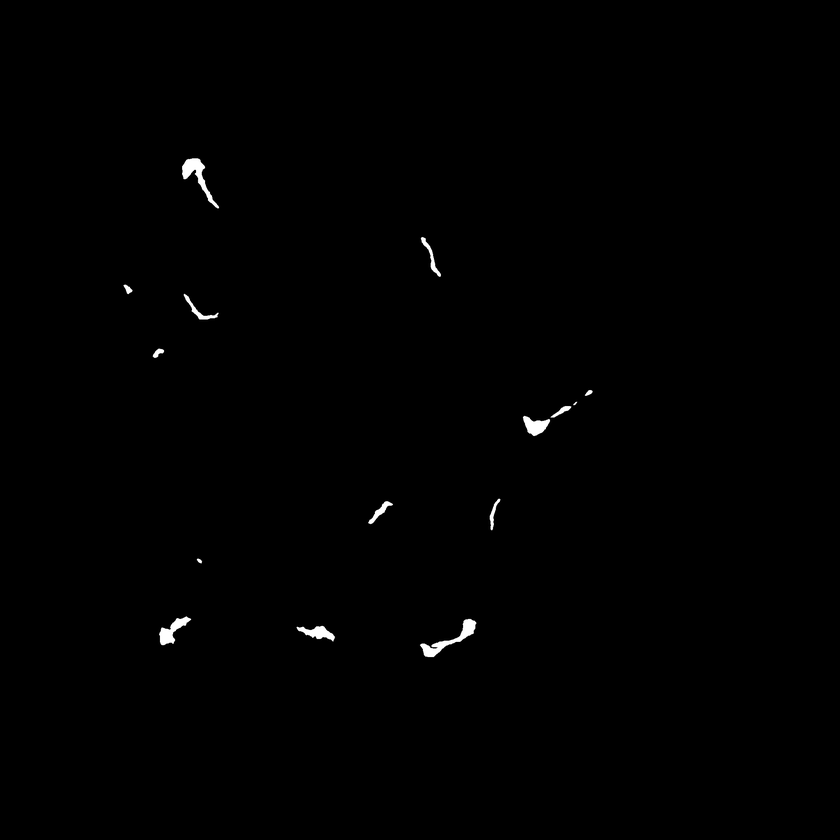
#> input picture eval_bundle/d007_oof_bin/img_0034.png, 840 x 840 px, shrunk from 2048 x 2048 before the run, given as the content of the folder ../../../eval_bundle/d007_oof_bin/img_0034.png, which was not available
$ python merge_barb_predictions.py ../../../eval_bundle/d007_oof_bin/img_0034.png
#> lines starting #> are read from the running program, lines starting #| are printed output that depends on the picture; after the words box and inside, x2 and y2 are one past the last pixel; in counts of white or black regions, pixels touching at a corner belong together
"""Merge a 3-class (background / filament / barb) prediction directory into a binary one.

⛔ WHY THIS IS EXPLICIT RATHER THAN IMPLICIT. `score_arm_pq.py` reads `>0` as foreground, so a
3-class prediction would already score its barb class as foreground -- but only by accident of that
convention. A future change to either side would silently alter what the arm means. The barb class
is SUPERVISION, not a scored output, so the merge is made explicit and the arm is measured against
exactly the binary reference every other arm uses.

Usage: python merge_barb_predictions.py <fold_dir>/validation [--expect N]
Writes <fold_dir>/validation_binary. The expected prediction count is that fold's own validation
split size, read from the dataset's splits_final.json; --expect overrides it.
"""
import argparse, glob, json, os, re, shutil, sys
import numpy as np
from PIL import Image

from filament_paths import NNUNET_PREPROCESSED


def expected_count(src):
    """The validation-split size of the fold `src` belongs to, or None if the path does not name one.

    The fold sizes differ (707 = 142+142+141+141+141), so the count cannot be a constant: it comes from the split the
    fold was trained on, which is the only source that knows the right number.
    """
    m = re.search(r"/(Dataset\d+_[^/]+)/[^/]+/fold_(\d+)[^/]*/validation$",
                  os.path.abspath(src).rstrip("/"))
    if not m:
        return None
    ds, k = m.group(1), int(m.group(2))
    p = NNUNET_PREPROCESSED / ds / "splits_final.json"
    if not p.exists():
        return None
    s = json.loads(p.read_text())
    return len(s[k]["val"]) if k < len(s) else None


def main():
    ap = argparse.ArgumentParser()
    ap.add_argument("src")
    ap.add_argument("--expect", type=int, default=None,
                    help="expected prediction count (default: the fold's validation-split size)")
    a = ap.parse_args()
    src = a.src.rstrip("/")
    dst = src + "_binary"
    tmp = dst + ".partial"
    shutil.rmtree(tmp, ignore_errors=True)
    os.makedirs(tmp)
    n = 0
    seen = set()
    for f in sorted(glob.glob(os.path.join(src, "*.png"))):
        arr = np.asarray(Image.open(f))
#> arr is the input picture: shape (840, 840); min 0, max 255, mean 1
        if arr.ndim == 3:
            arr = arr[..., 0]
        seen.update(np.unique(arr).tolist())
        Image.fromarray((arr > 0).astype(np.uint8), mode="L").save(os.path.join(tmp, os.path.basename(f)))
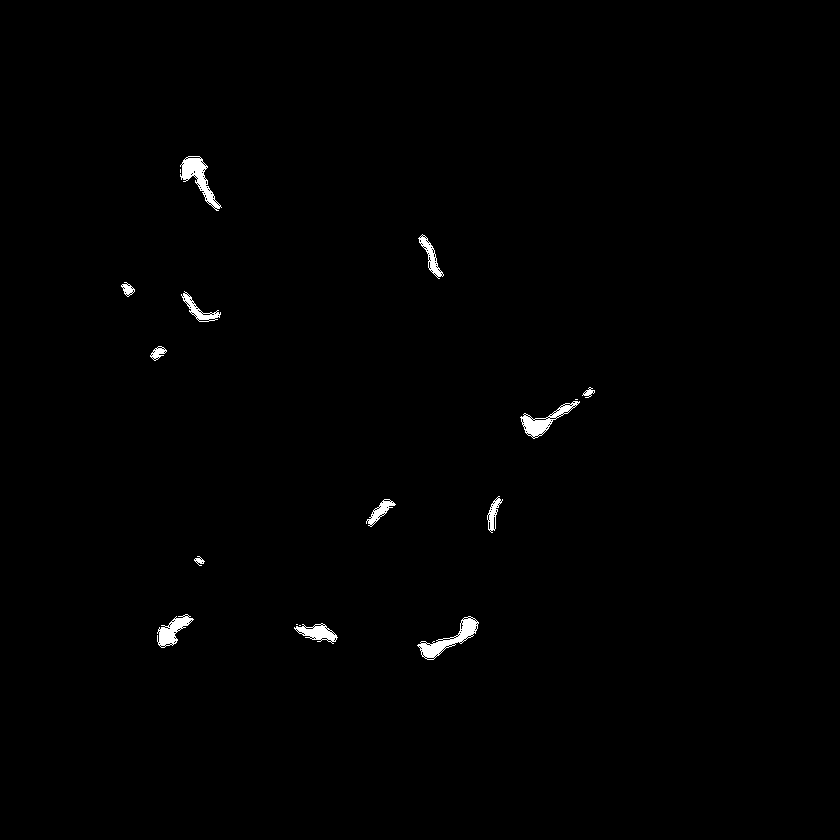
#> saved as img_0034.png: PIL image 840x840 L; values 0 (black) and 1 (white), 0.66% white; 17 white regions (4 under 20 px), largest, box (x1, y1, x2, y2) and area: (417, 616, 479, 660) 783, (180, 156, 222, 211) 750, (520, 401, 580, 439) 636
        n += 1
    print(f"  merged {n} predictions -> {dst}; source label values seen: {sorted(seen)}")
#> (printed output is left out)

    # ⛔ AN INFRASTRUCTURE FAILURE MUST NOT BE READABLE AS A SCIENTIFIC VERDICT. Run on a nonexistent
    # directory the previous version printed "no class-2 pixels anywhere -- read that as the arm's
    # result, not as a merge failure" and exited 0. That is the inversion of the defect score_arm_pq.py
    # was built to prevent: zero inputs instructing the reader to treat the emptiness as the finding.
    # And a refused merge must leave NO output behind: a chain that skips the merge when the output
    # directory exists would otherwise accept a partial set on its next pass.
    if n == 0:
        shutil.rmtree(tmp, ignore_errors=True)
        sys.exit(f"REFUSING: {src} contained no predictions. This is a MERGE FAILURE, not an arm result.")
    exp = a.expect if a.expect is not None else expected_count(src)
    how = "--expect" if a.expect is not None else "this fold's validation split"
    if exp is None:
        exp, how = 142, "FALLBACK -- the path names no fold of a dataset with a splits_final.json, so fold 0's 142 is assumed"
    if n != exp:
        shutil.rmtree(tmp, ignore_errors=True)
#> (the run stopped early here; a loop or call above may not have finished)

$ run again, on eval_bundle/d007_oof_bin/img_0038.png
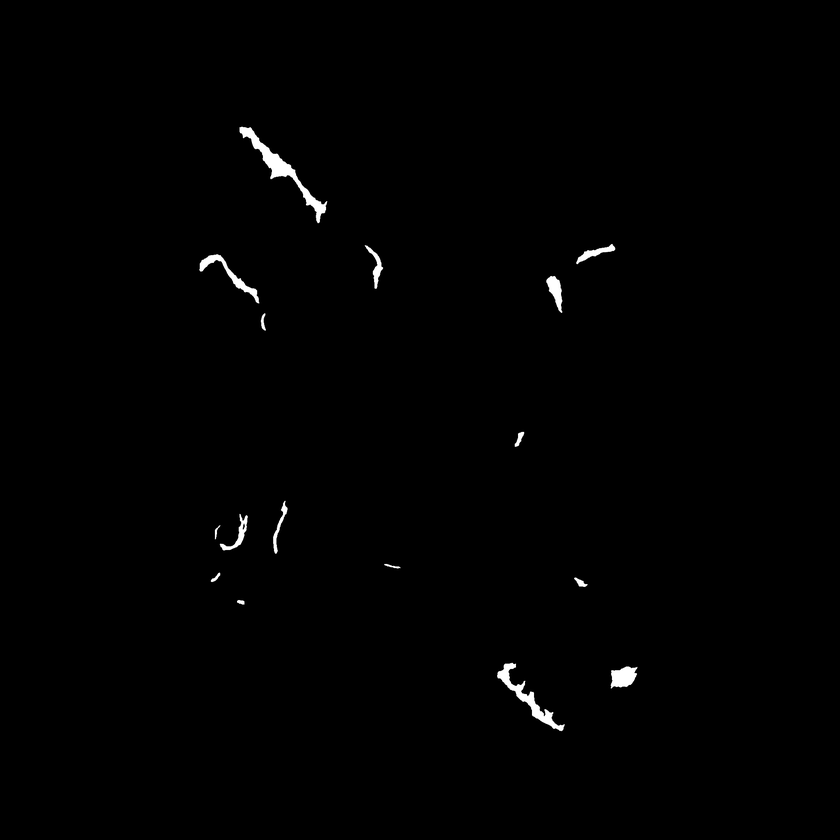
#> input picture eval_bundle/d007_oof_bin/img_0038.png, 840 x 840 px, shrunk from 2048 x 2048 before the run, given as the content of the folder ../../../eval_bundle/d007_oof_bin/img_0038.png, which was not available
#> in main, arr is the input picture: shape (840, 840); min 0, max 255, mean 1.6
#> in main, `Image.fromarray((arr > 0).astype(np.uint8), mode="L").save(os.path.joi..`:
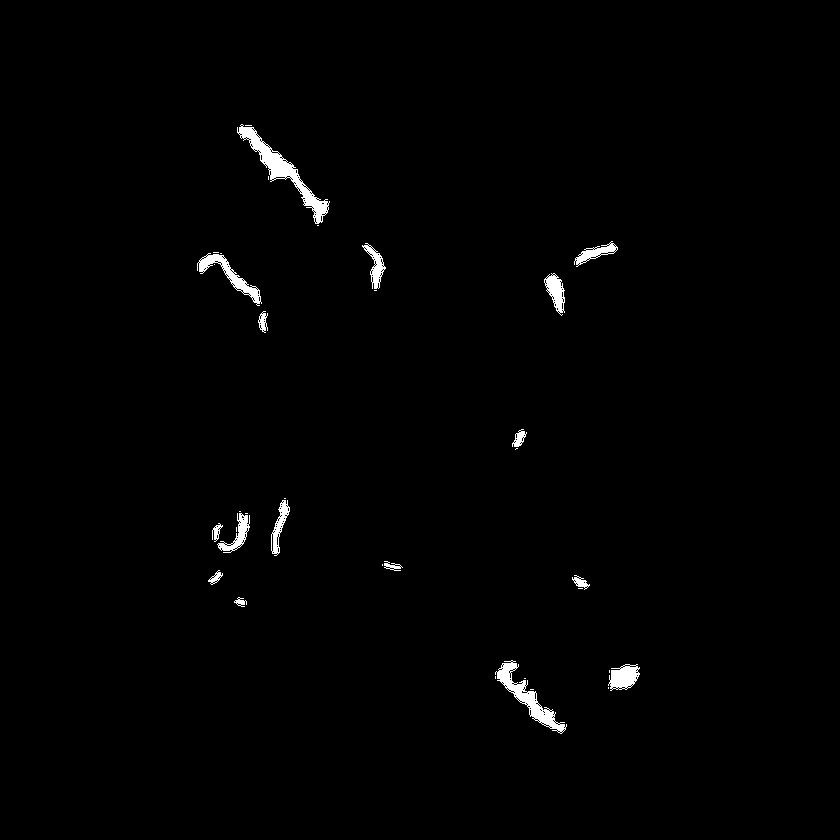
#> saved as img_0038.png: PIL image 840x840 L; values 0 (black) and 1 (white), 1% white; 35 white regions (19 under 20 px), largest, box (x1, y1, x2, y2) and area: (237, 124, 330, 224) 1659, (495, 660, 567, 734) 1211, (197, 253, 262, 306) 772
#> (printed output is left out)

$ run again, on eval_bundle/d007_oof_bin/img_0043.png
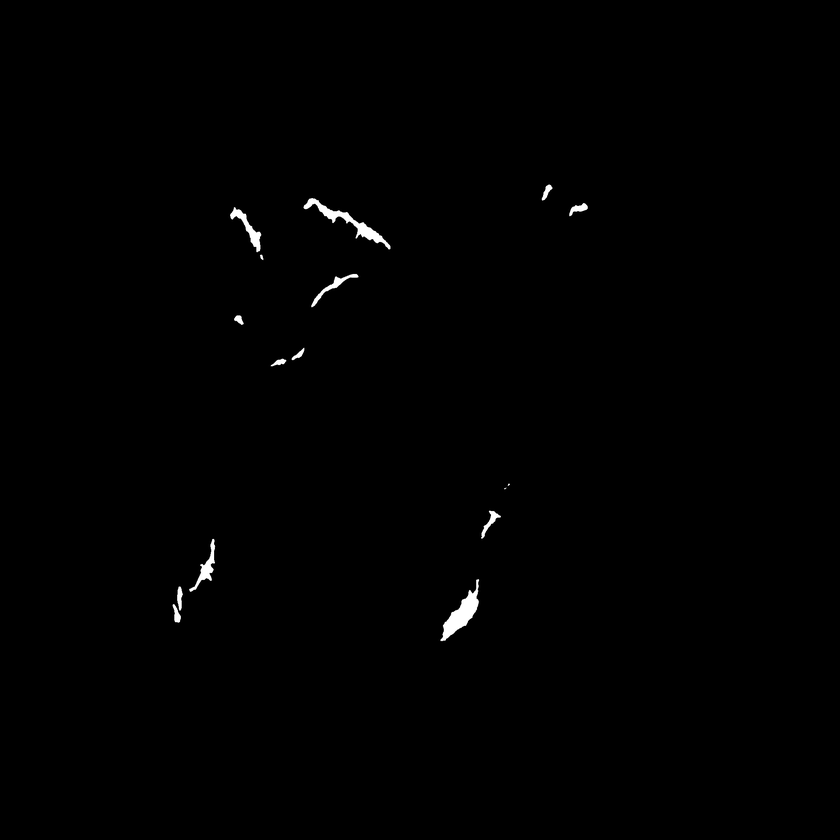
#> input picture eval_bundle/d007_oof_bin/img_0043.png, 840 x 840 px, shrunk from 2048 x 2048 before the run, given as the content of the folder ../../../eval_bundle/d007_oof_bin/img_0043.png, which was not available
#> in main, arr is the input picture: shape (840, 840); min 0, max 255, mean 1.1
#> in main, `Image.fromarray((arr > 0).astype(np.uint8), mode="L").save(os.path.joi..`:
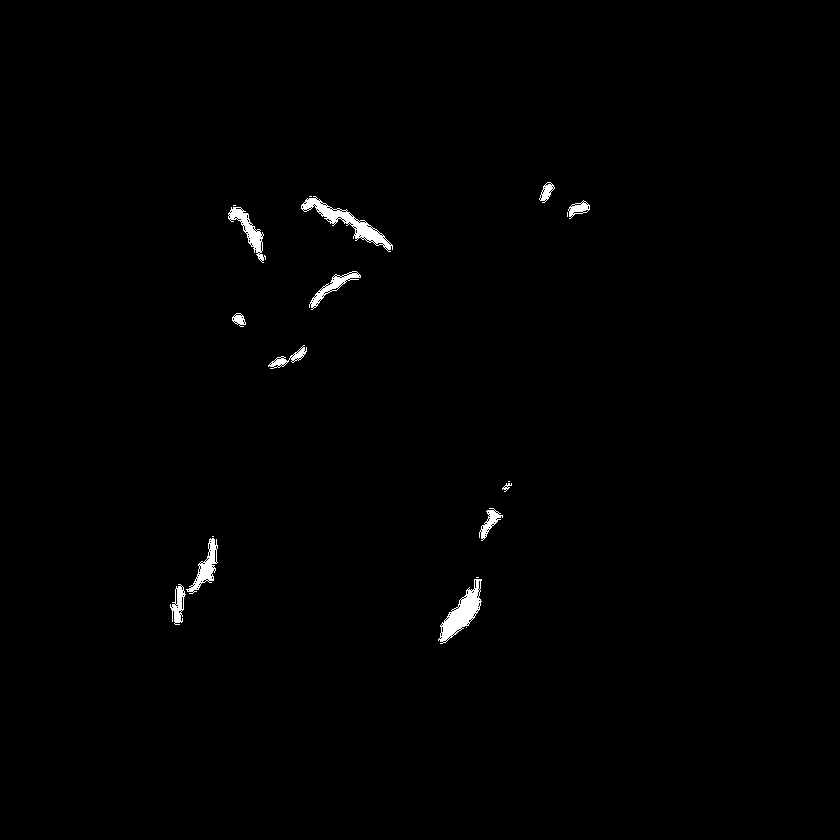
#> saved as img_0043.png: PIL image 840x840 L; values 0 (black) and 1 (white), 0.74% white; 19 white regions (7 under 20 px), largest, box (x1, y1, x2, y2) and area: (301, 196, 393, 252) 1111, (438, 579, 482, 644) 1079, (228, 207, 266, 263) 620
#> (printed output is left out)
